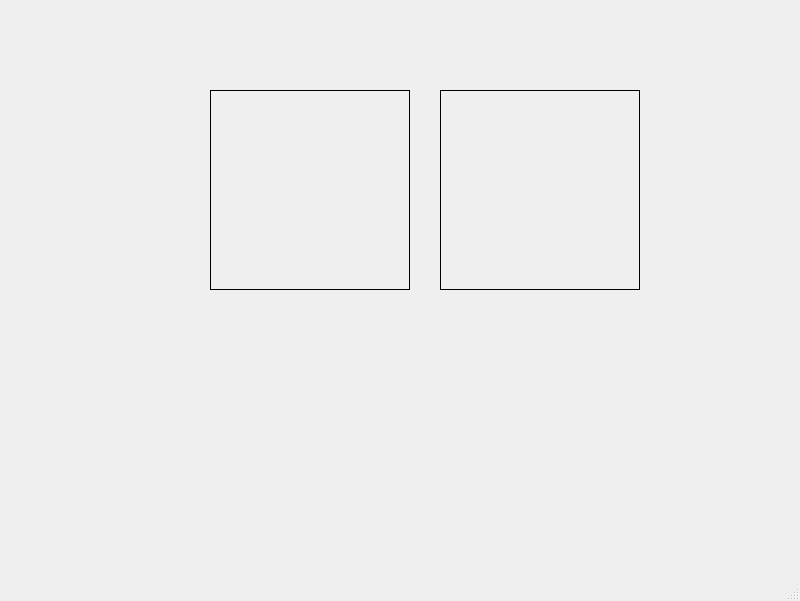
<?xml version="1.0" encoding="UTF-8"?>
<ui version="4.0">
 <class>MainWindow</class>
 <widget class="QMainWindow" name="MainWindow">
  <property name="geometry">
   <rect>
    <x>0</x>
    <y>0</y>
    <width>800</width>
    <height>601</height>
   </rect>
  </property>
  <property name="windowTitle">
   <string>MainWindow</string>
  </property>
  <widget class="QWidget" name="centralwidget">
   <widget class="QLabel" name="labelOriginal">
    <property name="geometry">
     <rect>
      <x>210</x>
      <y>90</y>
      <width>200</width>
      <height>200</height>
     </rect>
    </property>
    <property name="minimumSize">
     <size>
      <width>200</width>
      <height>200</height>
     </size>
    </property>
    <property name="maximumSize">
     <size>
      <width>240</width>
      <height>240</height>
     </size>
    </property>
    <property name="font">
     <font>
      <pointsize>10</pointsize>
     </font>
    </property>
    <property name="frameShape">
     <enum>QFrame::Box</enum>
    </property>
    <property name="text">
     <string/>
    </property>
   </widget>
   <widget class="QLabel" name="labelSlam">
    <property name="geometry">
     <rect>
      <x>440</x>
      <y>90</y>
      <width>200</width>
      <height>200</height>
     </rect>
    </property>
    <property name="minimumSize">
     <size>
      <width>200</width>
      <height>200</height>
     </size>
    </property>
    <property name="maximumSize">
     <size>
      <width>240</width>
      <height>240</height>
     </size>
    </property>
    <property name="frameShape">
     <enum>QFrame::Box</enum>
    </property>
    <property name="text">
     <string/>
    </property>
   </widget>
  </widget>
  <widget class="QMenuBar" name="menubar">
   <property name="geometry">
    <rect>
     <x>0</x>
     <y>0</y>
     <width>800</width>
     <height>22</height>
    </rect>
   </property>
  </widget>
  <widget class="QStatusBar" name="statusbar"/>
 </widget>
 <resources/>
 <connections/>
</ui>
